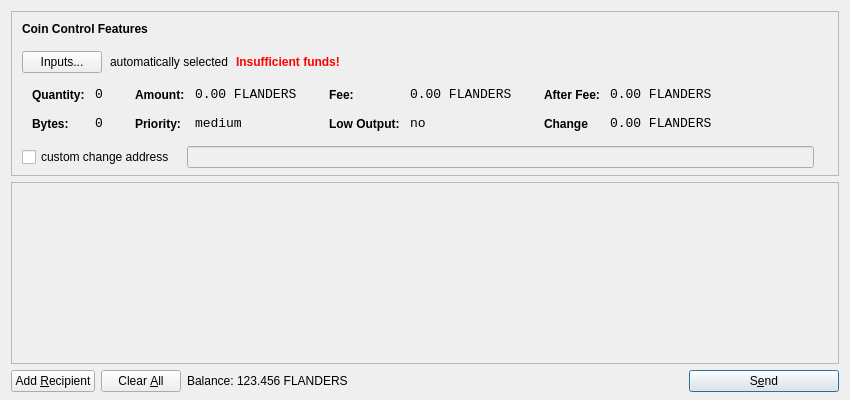
<?xml version="1.0" encoding="UTF-8"?>
<ui version="4.0">
 <class>SendCoinsDialog</class>
 <widget class="QDialog" name="SendCoinsDialog">
  <property name="geometry">
   <rect>
    <x>0</x>
    <y>0</y>
    <width>850</width>
    <height>400</height>
   </rect>
  </property>
  <property name="windowTitle">
   <string>Send Coins</string>
  </property>
  <layout class="QVBoxLayout" name="verticalLayout" stretch="0,1,0">
   <property name="bottomMargin">
    <number>8</number>
   </property>
   <item>
    <widget class="QFrame" name="frameCoinControl">
     <property name="sizePolicy">
      <sizepolicy hsizetype="Expanding" vsizetype="Expanding">
       <horstretch>0</horstretch>
       <verstretch>0</verstretch>
      </sizepolicy>
     </property>
     <property name="maximumSize">
      <size>
       <width>16777215</width>
       <height>16777215</height>
      </size>
     </property>
     <property name="frameShape">
      <enum>QFrame::StyledPanel</enum>
     </property>
     <property name="frameShadow">
      <enum>QFrame::Sunken</enum>
     </property>
     <layout class="QVBoxLayout" name="verticalLayoutCoinControl2">
      <property name="spacing">
       <number>-1</number>
      </property>
      <property name="leftMargin">
       <number>0</number>
      </property>
      <property name="topMargin">
       <number>0</number>
      </property>
      <property name="rightMargin">
       <number>0</number>
      </property>
      <property name="bottomMargin">
       <number>6</number>
      </property>
      <item>
       <layout class="QVBoxLayout" name="verticalLayoutCoinControl" stretch="0,0,0,0,1">
        <property name="spacing">
         <number>0</number>
        </property>
        <property name="leftMargin">
         <number>10</number>
        </property>
        <property name="topMargin">
         <number>10</number>
        </property>
        <item>
         <layout class="QHBoxLayout" name="horizontalLayoutCoinControl1">
          <property name="bottomMargin">
           <number>15</number>
          </property>
          <item>
           <widget class="QLabel" name="labelCoinControlFeatures">
            <property name="sizePolicy">
             <sizepolicy hsizetype="Preferred" vsizetype="Maximum">
              <horstretch>0</horstretch>
              <verstretch>0</verstretch>
             </sizepolicy>
            </property>
            <property name="font">
             <font>
              <weight>75</weight>
              <bold>true</bold>
             </font>
            </property>
            <property name="styleSheet">
             <string notr="true">font-weight:bold;</string>
            </property>
            <property name="text">
             <string>Coin Control Features</string>
            </property>
           </widget>
          </item>
         </layout>
        </item>
        <item>
         <layout class="QHBoxLayout" name="horizontalLayoutCoinControl2" stretch="0,0,0,0">
          <property name="spacing">
           <number>8</number>
          </property>
          <property name="bottomMargin">
           <number>10</number>
          </property>
          <item>
           <widget class="QPushButton" name="pushButtonCoinControl">
            <property name="styleSheet">
             <string notr="true"/>
            </property>
            <property name="text">
             <string>Inputs...</string>
            </property>
           </widget>
          </item>
          <item>
           <widget class="QLabel" name="labelCoinControlAutomaticallySelected">
            <property name="text">
             <string>automatically selected</string>
            </property>
            <property name="margin">
             <number>5</number>
            </property>
           </widget>
          </item>
          <item>
           <widget class="QLabel" name="labelCoinControlInsuffFunds">
            <property name="font">
             <font>
              <weight>75</weight>
              <bold>true</bold>
             </font>
            </property>
            <property name="styleSheet">
             <string notr="true">color:red;font-weight:bold;</string>
            </property>
            <property name="text">
             <string>Insufficient funds!</string>
            </property>
            <property name="margin">
             <number>5</number>
            </property>
           </widget>
          </item>
          <item>
           <spacer name="horizontalSpacerCoinControl">
            <property name="orientation">
             <enum>Qt::Horizontal</enum>
            </property>
            <property name="sizeHint" stdset="0">
             <size>
              <width>40</width>
              <height>1</height>
             </size>
            </property>
           </spacer>
          </item>
         </layout>
        </item>
        <item>
         <widget class="QWidget" name="widgetCoinControl" native="true">
          <property name="sizePolicy">
           <sizepolicy hsizetype="Preferred" vsizetype="Preferred">
            <horstretch>0</horstretch>
            <verstretch>0</verstretch>
           </sizepolicy>
          </property>
          <property name="minimumSize">
           <size>
            <width>0</width>
            <height>0</height>
           </size>
          </property>
          <property name="styleSheet">
           <string notr="true"/>
          </property>
          <layout class="QHBoxLayout" name="horizontalLayoutCoinControl5">
           <property name="margin">
            <number>0</number>
           </property>
           <item>
            <layout class="QHBoxLayout" name="horizontalLayoutCoinControl3" stretch="0,0,0,1">
             <property name="spacing">
              <number>20</number>
             </property>
             <property name="topMargin">
              <number>0</number>
             </property>
             <property name="bottomMargin">
              <number>10</number>
             </property>
             <item>
              <layout class="QFormLayout" name="formLayoutCoinControl1">
               <property name="horizontalSpacing">
                <number>10</number>
               </property>
               <property name="verticalSpacing">
                <number>14</number>
               </property>
               <property name="leftMargin">
                <number>10</number>
               </property>
               <property name="topMargin">
                <number>4</number>
               </property>
               <property name="rightMargin">
                <number>6</number>
               </property>
               <item row="0" column="0">
                <widget class="QLabel" name="labelCoinControlQuantityText">
                 <property name="styleSheet">
                  <string notr="true">font-weight:bold;</string>
                 </property>
                 <property name="text">
                  <string>Quantity:</string>
                 </property>
                 <property name="margin">
                  <number>0</number>
                 </property>
                </widget>
               </item>
               <item row="0" column="1">
                <widget class="QLabel" name="labelCoinControlQuantity">
                 <property name="font">
                  <font>
                   <family>Monospace</family>
                   <pointsize>10</pointsize>
                  </font>
                 </property>
                 <property name="cursor">
                  <cursorShape>IBeamCursor</cursorShape>
                 </property>
                 <property name="contextMenuPolicy">
                  <enum>Qt::ActionsContextMenu</enum>
                 </property>
                 <property name="text">
                  <string>0</string>
                 </property>
                 <property name="margin">
                  <number>0</number>
                 </property>
                 <property name="textInteractionFlags">
                  <set>Qt::LinksAccessibleByMouse|Qt::TextSelectableByKeyboard|Qt::TextSelectableByMouse</set>
                 </property>
                </widget>
               </item>
               <item row="1" column="0">
                <widget class="QLabel" name="labelCoinControlBytesText">
                 <property name="styleSheet">
                  <string notr="true">font-weight:bold;</string>
                 </property>
                 <property name="text">
                  <string>Bytes:</string>
                 </property>
                </widget>
               </item>
               <item row="1" column="1">
                <widget class="QLabel" name="labelCoinControlBytes">
                 <property name="font">
                  <font>
                   <family>Monospace</family>
                   <pointsize>10</pointsize>
                  </font>
                 </property>
                 <property name="cursor">
                  <cursorShape>IBeamCursor</cursorShape>
                 </property>
                 <property name="contextMenuPolicy">
                  <enum>Qt::ActionsContextMenu</enum>
                 </property>
                 <property name="text">
                  <string>0</string>
                 </property>
                 <property name="textInteractionFlags">
                  <set>Qt::LinksAccessibleByMouse|Qt::TextSelectableByKeyboard|Qt::TextSelectableByMouse</set>
                 </property>
                </widget>
               </item>
              </layout>
             </item>
             <item>
              <layout class="QFormLayout" name="formLayoutCoinControl2">
               <property name="horizontalSpacing">
                <number>10</number>
               </property>
               <property name="verticalSpacing">
                <number>14</number>
               </property>
               <property name="leftMargin">
                <number>6</number>
               </property>
               <property name="topMargin">
                <number>4</number>
               </property>
               <property name="rightMargin">
                <number>6</number>
               </property>
               <item row="0" column="0">
                <widget class="QLabel" name="labelCoinControlAmountText">
                 <property name="styleSheet">
                  <string notr="true">font-weight:bold;</string>
                 </property>
                 <property name="text">
                  <string>Amount:</string>
                 </property>
                 <property name="margin">
                  <number>0</number>
                 </property>
                </widget>
               </item>
               <item row="0" column="1">
                <widget class="QLabel" name="labelCoinControlAmount">
                 <property name="font">
                  <font>
                   <family>Monospace</family>
                   <pointsize>10</pointsize>
                  </font>
                 </property>
                 <property name="cursor">
                  <cursorShape>IBeamCursor</cursorShape>
                 </property>
                 <property name="contextMenuPolicy">
                  <enum>Qt::ActionsContextMenu</enum>
                 </property>
                 <property name="text">
                  <string>0.00 FLANDERS</string>
                 </property>
                 <property name="textInteractionFlags">
                  <set>Qt::LinksAccessibleByMouse|Qt::TextSelectableByKeyboard|Qt::TextSelectableByMouse</set>
                 </property>
                </widget>
               </item>
               <item row="1" column="0">
                <widget class="QLabel" name="labelCoinControlPriorityText">
                 <property name="styleSheet">
                  <string notr="true">font-weight:bold;</string>
                 </property>
                 <property name="text">
                  <string>Priority:</string>
                 </property>
                </widget>
               </item>
               <item row="1" column="1">
                <widget class="QLabel" name="labelCoinControlPriority">
                 <property name="font">
                  <font>
                   <family>Monospace</family>
                   <pointsize>10</pointsize>
                  </font>
                 </property>
                 <property name="cursor">
                  <cursorShape>IBeamCursor</cursorShape>
                 </property>
                 <property name="contextMenuPolicy">
                  <enum>Qt::ActionsContextMenu</enum>
                 </property>
                 <property name="text">
                  <string>medium</string>
                 </property>
                 <property name="textInteractionFlags">
                  <set>Qt::LinksAccessibleByMouse|Qt::TextSelectableByKeyboard|Qt::TextSelectableByMouse</set>
                 </property>
                </widget>
               </item>
              </layout>
             </item>
             <item>
              <layout class="QFormLayout" name="formLayoutCoinControl3">
               <property name="horizontalSpacing">
                <number>10</number>
               </property>
               <property name="verticalSpacing">
                <number>14</number>
               </property>
               <property name="leftMargin">
                <number>6</number>
               </property>
               <property name="topMargin">
                <number>4</number>
               </property>
               <property name="rightMargin">
                <number>6</number>
               </property>
               <item row="0" column="0">
                <widget class="QLabel" name="labelCoinControlFeeText">
                 <property name="styleSheet">
                  <string notr="true">font-weight:bold;</string>
                 </property>
                 <property name="text">
                  <string>Fee:</string>
                 </property>
                 <property name="margin">
                  <number>0</number>
                 </property>
                </widget>
               </item>
               <item row="0" column="1">
                <widget class="QLabel" name="labelCoinControlFee">
                 <property name="font">
                  <font>
                   <family>Monospace</family>
                   <pointsize>10</pointsize>
                  </font>
                 </property>
                 <property name="cursor">
                  <cursorShape>IBeamCursor</cursorShape>
                 </property>
                 <property name="contextMenuPolicy">
                  <enum>Qt::ActionsContextMenu</enum>
                 </property>
                 <property name="text">
                  <string>0.00 FLANDERS</string>
                 </property>
                 <property name="textInteractionFlags">
                  <set>Qt::LinksAccessibleByMouse|Qt::TextSelectableByKeyboard|Qt::TextSelectableByMouse</set>
                 </property>
                </widget>
               </item>
               <item row="1" column="0">
                <widget class="QLabel" name="labelCoinControlLowOutputText">
                 <property name="styleSheet">
                  <string notr="true">font-weight:bold;</string>
                 </property>
                 <property name="text">
                  <string>Low Output:</string>
                 </property>
                </widget>
               </item>
               <item row="1" column="1">
                <widget class="QLabel" name="labelCoinControlLowOutput">
                 <property name="font">
                  <font>
                   <family>Monospace</family>
                   <pointsize>10</pointsize>
                  </font>
                 </property>
                 <property name="cursor">
                  <cursorShape>IBeamCursor</cursorShape>
                 </property>
                 <property name="contextMenuPolicy">
                  <enum>Qt::ActionsContextMenu</enum>
                 </property>
                 <property name="text">
                  <string>no</string>
                 </property>
                 <property name="textInteractionFlags">
                  <set>Qt::LinksAccessibleByMouse|Qt::TextSelectableByKeyboard|Qt::TextSelectableByMouse</set>
                 </property>
                </widget>
               </item>
              </layout>
             </item>
             <item>
              <layout class="QFormLayout" name="formLayoutCoinControl4">
               <property name="horizontalSpacing">
                <number>10</number>
               </property>
               <property name="verticalSpacing">
                <number>14</number>
               </property>
               <property name="leftMargin">
                <number>6</number>
               </property>
               <property name="topMargin">
                <number>4</number>
               </property>
               <property name="rightMargin">
                <number>6</number>
               </property>
               <item row="0" column="0">
                <widget class="QLabel" name="labelCoinControlAfterFeeText">
                 <property name="styleSheet">
                  <string notr="true">font-weight:bold;</string>
                 </property>
                 <property name="text">
                  <string>After Fee:</string>
                 </property>
                 <property name="margin">
                  <number>0</number>
                 </property>
                </widget>
               </item>
               <item row="0" column="1">
                <widget class="QLabel" name="labelCoinControlAfterFee">
                 <property name="font">
                  <font>
                   <family>Monospace</family>
                   <pointsize>10</pointsize>
                  </font>
                 </property>
                 <property name="cursor">
                  <cursorShape>IBeamCursor</cursorShape>
                 </property>
                 <property name="contextMenuPolicy">
                  <enum>Qt::ActionsContextMenu</enum>
                 </property>
                 <property name="text">
                  <string>0.00 FLANDERS</string>
                 </property>
                 <property name="textInteractionFlags">
                  <set>Qt::LinksAccessibleByMouse|Qt::TextSelectableByKeyboard|Qt::TextSelectableByMouse</set>
                 </property>
                </widget>
               </item>
               <item row="1" column="0">
                <widget class="QLabel" name="labelCoinControlChangeText">
                 <property name="styleSheet">
                  <string notr="true">font-weight:bold;</string>
                 </property>
                 <property name="text">
                  <string>Change</string>
                 </property>
                </widget>
               </item>
               <item row="1" column="1">
                <widget class="QLabel" name="labelCoinControlChange">
                 <property name="font">
                  <font>
                   <family>Monospace</family>
                   <pointsize>10</pointsize>
                  </font>
                 </property>
                 <property name="cursor">
                  <cursorShape>IBeamCursor</cursorShape>
                 </property>
                 <property name="contextMenuPolicy">
                  <enum>Qt::ActionsContextMenu</enum>
                 </property>
                 <property name="text">
                  <string>0.00 FLANDERS</string>
                 </property>
                 <property name="textInteractionFlags">
                  <set>Qt::LinksAccessibleByMouse|Qt::TextSelectableByKeyboard|Qt::TextSelectableByMouse</set>
                 </property>
                </widget>
               </item>
              </layout>
             </item>
            </layout>
           </item>
          </layout>
         </widget>
        </item>
        <item>
         <layout class="QHBoxLayout" name="horizontalLayoutCoinControl4" stretch="0,0,0">
          <property name="spacing">
           <number>12</number>
          </property>
          <property name="sizeConstraint">
           <enum>QLayout::SetDefaultConstraint</enum>
          </property>
          <property name="topMargin">
           <number>5</number>
          </property>
          <property name="rightMargin">
           <number>5</number>
          </property>
          <item>
           <widget class="QCheckBox" name="checkBoxCoinControlChange">
            <property name="text">
             <string>custom change address</string>
            </property>
           </widget>
          </item>
          <item>
           <widget class="QLineEdit" name="lineEditCoinControlChange">
            <property name="enabled">
             <bool>false</bool>
            </property>
            <property name="sizePolicy">
             <sizepolicy hsizetype="Expanding" vsizetype="Fixed">
              <horstretch>0</horstretch>
              <verstretch>0</verstretch>
             </sizepolicy>
            </property>
           </widget>
          </item>
          <item>
           <widget class="QLabel" name="labelCoinControlChangeLabel">
            <property name="sizePolicy">
             <sizepolicy hsizetype="Preferred" vsizetype="Expanding">
              <horstretch>0</horstretch>
              <verstretch>0</verstretch>
             </sizepolicy>
            </property>
            <property name="minimumSize">
             <size>
              <width>0</width>
              <height>0</height>
             </size>
            </property>
            <property name="text">
             <string/>
            </property>
            <property name="margin">
             <number>3</number>
            </property>
           </widget>
          </item>
         </layout>
        </item>
        <item>
         <spacer name="verticalSpacerCoinControl">
          <property name="orientation">
           <enum>Qt::Vertical</enum>
          </property>
          <property name="sizeHint" stdset="0">
           <size>
            <width>800</width>
            <height>1</height>
           </size>
          </property>
         </spacer>
        </item>
       </layout>
      </item>
     </layout>
    </widget>
   </item>
   <item>
    <widget class="QScrollArea" name="scrollArea">
     <property name="widgetResizable">
      <bool>true</bool>
     </property>
     <widget class="QWidget" name="scrollAreaWidgetContents">
      <property name="geometry">
       <rect>
        <x>0</x>
        <y>0</y>
        <width>830</width>
        <height>165</height>
       </rect>
      </property>
      <layout class="QVBoxLayout" name="verticalLayout_2">
       <property name="margin">
        <number>0</number>
       </property>
       <item>
        <layout class="QVBoxLayout" name="entries">
         <property name="spacing">
          <number>6</number>
         </property>
        </layout>
       </item>
       <item>
        <spacer name="verticalSpacer">
         <property name="orientation">
          <enum>Qt::Vertical</enum>
         </property>
         <property name="sizeHint" stdset="0">
          <size>
           <width>20</width>
           <height>40</height>
          </size>
         </property>
        </spacer>
       </item>
      </layout>
     </widget>
    </widget>
   </item>
   <item>
    <layout class="QHBoxLayout" name="horizontalLayout">
     <item>
      <widget class="QPushButton" name="addButton">
       <property name="toolTip">
        <string>Send to multiple recipients at once</string>
       </property>
       <property name="text">
        <string>Add &amp;Recipient</string>
       </property>
       <property name="icon">
        <iconset resource="../bitcoin.qrc">
         <normaloff>:/icons/add</normaloff>:/icons/add</iconset>
       </property>
       <property name="autoDefault">
        <bool>false</bool>
       </property>
      </widget>
     </item>
     <item>
      <widget class="QPushButton" name="clearButton">
       <property name="sizePolicy">
        <sizepolicy hsizetype="Minimum" vsizetype="Fixed">
         <horstretch>0</horstretch>
         <verstretch>0</verstretch>
        </sizepolicy>
       </property>
       <property name="toolTip">
        <string>Remove all transaction fields</string>
       </property>
       <property name="text">
        <string>Clear &amp;All</string>
       </property>
       <property name="icon">
        <iconset resource="../bitcoin.qrc">
         <normaloff>:/icons/remove</normaloff>:/icons/remove</iconset>
       </property>
       <property name="autoRepeatDelay">
        <number>300</number>
       </property>
       <property name="autoDefault">
        <bool>false</bool>
       </property>
      </widget>
     </item>
     <item>
      <layout class="QHBoxLayout" name="horizontalLayout_2">
       <property name="spacing">
        <number>3</number>
       </property>
       <item>
        <widget class="QLabel" name="label">
         <property name="sizePolicy">
          <sizepolicy hsizetype="Preferred" vsizetype="Fixed">
           <horstretch>0</horstretch>
           <verstretch>0</verstretch>
          </sizepolicy>
         </property>
         <property name="text">
          <string>Balance:</string>
         </property>
        </widget>
       </item>
       <item>
        <widget class="QLabel" name="labelBalance">
         <property name="sizePolicy">
          <sizepolicy hsizetype="Preferred" vsizetype="Fixed">
           <horstretch>0</horstretch>
           <verstretch>0</verstretch>
          </sizepolicy>
         </property>
         <property name="cursor">
          <cursorShape>IBeamCursor</cursorShape>
         </property>
         <property name="text">
          <string>123.456 FLANDERS</string>
         </property>
         <property name="textInteractionFlags">
          <set>Qt::LinksAccessibleByMouse|Qt::TextSelectableByKeyboard|Qt::TextSelectableByMouse</set>
         </property>
        </widget>
       </item>
      </layout>
     </item>
     <item>
      <spacer name="horizontalSpacer">
       <property name="orientation">
        <enum>Qt::Horizontal</enum>
       </property>
       <property name="sizeHint" stdset="0">
        <size>
         <width>40</width>
         <height>20</height>
        </size>
       </property>
      </spacer>
     </item>
     <item>
      <widget class="QPushButton" name="sendButton">
       <property name="minimumSize">
        <size>
         <width>150</width>
         <height>0</height>
        </size>
       </property>
       <property name="toolTip">
        <string>Confirm the send action</string>
       </property>
       <property name="text">
        <string>S&amp;end</string>
       </property>
       <property name="icon">
        <iconset resource="../bitcoin.qrc">
         <normaloff>:/icons/send</normaloff>:/icons/send</iconset>
       </property>
       <property name="default">
        <bool>true</bool>
       </property>
      </widget>
     </item>
    </layout>
   </item>
  </layout>
 </widget>
 <resources>
  <include location="../bitcoin.qrc"/>
 </resources>
 <connections/>
</ui>
